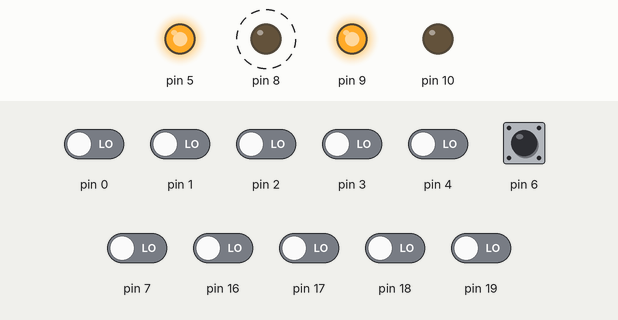
Bench run of a sketch on a simulated Arduino Uno, built with avr-gcc and run on an emulated ATmega328P. Shown: output pins drawn as LEDs (lit = HIGH). Dashed ring = blinking. Inputs (shaded band) come from the test bench; at power-on: pin 6 HIGH, pin 0–4, pin 7, pin 16–19 LOW. No radio packets arrive unless stated.

Above: at 1.25 s.
1.3 s: pin 7 driven HIGH
At 2.11 s:
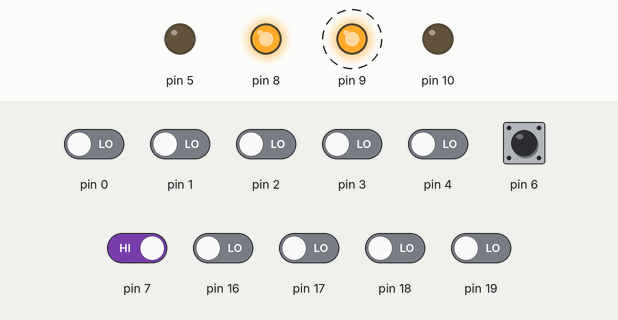
At 2.8 s:
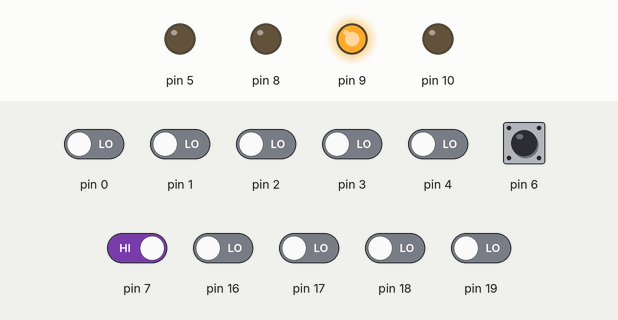
Timing chart, 0 to 10.3 s (numbered marks = the images above; inputs shaded):
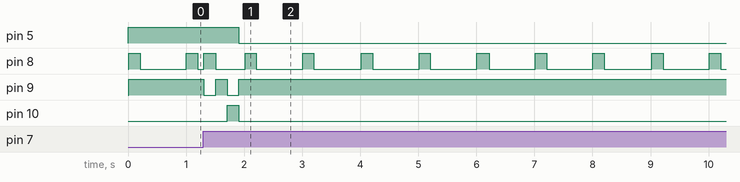

Measured:
- after the input at 1.3 s, pin 5: HIGH → LOW after 0.61 s; pin 9: alternates HIGH for 0.20 s and LOW for 0.20 s, 4 changes in all, then stays HIGH, starting at once; pin 10: LOW → HIGH after 0.41 s, → LOW 0.20 s later

The sketch:

remote_v3.ino
```cpp
#include "LowPower.h"
#include <SPI.h>
#include <nRF24L01.h>
#include <RF24.h>

#define F_CPU 8000000L

constexpr uint16_t DISPLAY_BATTERY_TIME = 500;
constexpr uint16_t OFF_SEQUENCE_DELAY = 200;
constexpr uint8_t DELAY_SEND = 20;
constexpr uint16_t SEND_TIMEOUT = 1000;
constexpr uint16_t POWER_TIMEOUT = 30000;

// #define L1 8 //B0
// #define L2 9 //B1
// #define L3 10 //B2

// #define SIG 5 //D5

// #define POW 7 //D7
// #define STOP 6 //D6

// #define UP 4 //D4
// #define DOWN 3 //D3
// #define FWD A2 //C2
// #define BACK A3 //C3
// #define PROG1 2 //D2
// #define PROG2 A5 //C5
// #define PROG3 A4 //C4

RF24 radio(A1, A0, 1000000);

constexpr uint8_t address[6] = "00001";

// const uint8_t pins[8] = {DOWN, UP, BACK, FWD, STOP, PROG3, PROG2, PROG1};

long lastInput;
bool lastPower = true;
bool input = false;

inline void setupRegisters() {
  //sig output/high
  DDRD |= 0b00100000;
  PORTD |= 0b00100000;

  //LEDs output/low
  DDRB |= 0b00000111;
  PORTB &= 0b11111000;

  //buttons and pow input
  DDRD &= 0b01100011;
  DDRC &= 0b11000011;
}

inline void disableInterfaces() {
  power_adc_disable();
  power_usart0_disable();
  power_timer1_disable();
  power_timer2_disable();
  power_twi_disable();
}

inline void setupRF() {
  radio.begin();
  radio.setDataRate( RF24_250KBPS );
  radio.setPALevel(RF24_PA_MAX);
  radio.setPayloadSize(1);
  radio.openWritingPipe(address);
  radio.stopListening();
}

inline void displayBattery() {//2894 55
  ADMUX = 0b01001110;//read internal 1.1V with vcc as ref
  _delay_ms(2);
  ADCSRA |= (1<<ADSC);
  while (bit_is_set(ADCSRA,ADSC));
  const uint8_t tv = 11253U / (uint16_t)ADC; //tenths of a volt

  for (uint8_t i = 0; i < 3; i++) {
    if (tv >= i+29) {
      PORTB |= (1<<i);
    }
  }
  _delay_ms(DISPLAY_BATTERY_TIME);
  PORTB &= 0b11111000;
}

inline void off() {
  PORTB &= 0b11111000;
  for (uint8_t i = 0; i < 3; i++) {
    const uint8_t mask = 1<<i;
    PORTB |= mask;
    _delay_ms(OFF_SEQUENCE_DELAY);
    PORTB &= ~mask;
  }
  PORTD &= 0b11011111;
}

void setup() {
  setupRegisters();

  if (!((PIND>>6)&1)) {//STOP
    displayBattery();
  }

  disableInterfaces();

  setupRF();

  _delay_ms(10);
  lastInput = millis();
}

void loop() {
  const long currentTime = millis();

  //blinking led
  if (currentTime % 1000 < 200) {
    PORTB |= 0b00000001;
  }else{
    PORTB &= 0b11111110;
  }

  //power
  const bool power = (PIND >> 7)&1;
  if (!lastPower && power) {
    off();
  }
  lastPower = power;

  //data
  const uint8_t NPIND = ~PIND;
  const uint8_t NPINC = ~PINC;
  const uint8_t data =
  ((NPIND & 0b00011000) >> 3) |
  ((NPINC & 0b00001000) >> 1) |
  ((NPINC & 0b00110100) << 1) |
  ((PIND & 0b01000000) >> 2) |
  ((NPIND & 0b00000100) << 5);
  //D2 C5 C4 STOP C2 C3 D4 D3 //7-0
  //D3, D4, C3, C2, STOP, C4, C5, D2 //0-7

  if (data != 0) {
    lastInput = currentTime;
    input = true;
  }

  //send
  const long delta = currentTime - lastInput;
  if (input && delta < SEND_TIMEOUT) {
    radio.write(&data, 1);
    PORTB |= 0b00000010;
  }else {
    PORTB &= 0b11111101;
  }
  if (delta > POWER_TIMEOUT) {
    off();
  }
  _delay_ms(DELAY_SEND);
}
```
